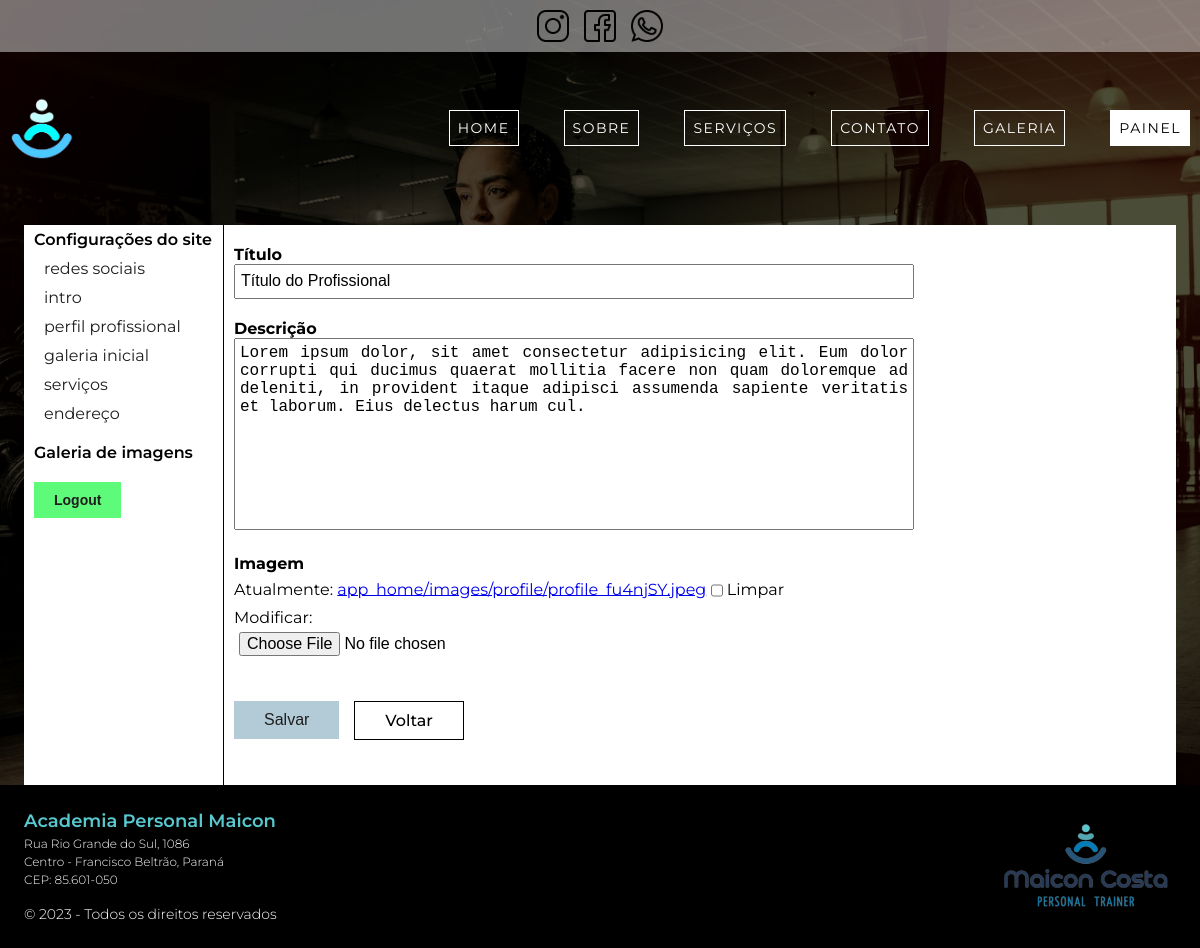
Page /author/dashboard/settings/profile/edit/ (signed in) on the committed database.
### app_home/models.py (models this page shows, shortened)
class Profile(models.Model):
    title = models.CharField(max_length=255,
                             default='',
                             verbose_name='título',
                             )
    description = models.TextField(max_length=500,
                                   default='',
                                   verbose_name='descrição',
                                   )
    image = models.ImageField(upload_to='app_home/images/profile/',
                              blank=True,
                              default='',
                              verbose_name='Imagem',
                              )
    class Meta:
        verbose_name = 'Perfil do Profissional'
        verbose_name_plural = 'Perfil do Profissional'

class Adress(models.Model):
    name = models.CharField(max_length=255,
                            default='',
                            verbose_name='nome do estabelecimento',
                            )
    adress = models.CharField(max_length=255,
                              default='',
                              verbose_name='endereço',
                              )
    city = models.CharField(max_length=255,
                            default='',
                            verbose_name='bairro e cidade',
                            )
    postal = models.CharField(max_length=255,
                              default='',
                              verbose_name='cep',
                              )
    class Meta:
        verbose_name = 'Endereço'
        verbose_name_plural = 'Endereço'

### author/views/profile.py (the view)
@login_required(redirect_field_name='next', login_url='author:login')
def settings_profile(request: HttpRequest):
    profile: Profile = Profile.objects.first()
    form: ModelForm = f.ProfileForm(
        data=request.POST or None,
        files=request.FILES or None,
        instance=profile,
        )
    if form.is_valid():
        form.save()
        messages.success(request, 'Dados salvos com sucesso.')
        return redirect('author:profile')
    return render(request, 'author/partials/_profile.html', context={
        'form': form,
        'button_to_back_action': reverse('author:dashboard'),
    })

### author/forms/form_settings.py
class ProfileForm(ModelForm):
    class Meta:
        model = Profile
        fields = '__all__'

### app_home/context_processor.py (called while the page is built)
def adress(request: HttpRequest):
    adress = Adress.objects.first()
    return {
        'adress': adress
    }

### author/templates/author/partials/_profile.html
{% extends 'author/pages/dashboard.html' %}
{% block settings %}
    {% include 'author/partials/_baseform.html' %}
{% endblock %}

### author/templates/author/partials/_baseform.html (shortened to what this page needs)
<form
    action="{{ form_action }}"
    class="C-form"
    method="POST"
    enctype="multipart/form-data">
    {% for field in form %}
        <div class="C-form__div">
            <label for="{{ field.id_for_label }}" class="C-form__label">
                {{ field.label }}
            </label>
            {{ field }}
            {% if field.name == 'cover' or field.name == 'image' and field.value.url %}
                <div class="">
                </div>
            {% endif %}
        </div>
    {% endfor %}
    <div class="C-buttons center_flex_row">
        <button type="submit" class="C-form__button">salvar</button>
        <a class="C-form__button C-button_to_back" href="{{ button_to_back_action }}">voltar</a>
    </div>
</form>

### base_template/global/partials/_footer.html
{% load static %}
<div class="C-footer__details">
    <a class="C-footer__link" href="{% url 'author:login' %}">
        <p class="C-footer__title">{{ adress.name }}</p>
    </a>
    <p class="C-footer__adress">{{ adress.adress }}</p>
    <p class="C-footer__adress">{{ adress.city }}</p>
    <p class="C-footer__adress">{{ adress.postal }}</p>
    <p class="C-footer__copy"> &copy; 2023 - Todos os direitos reservados</p>
</div>
<div class="C-footer__logo">
    <img src="{% static 'global/images/logo.png' %}" alt="">
</div>

### base_static/global/css/style.css (style rules this page uses)
* { margin: 0; padding: 0; box-sizing: border-box; }
:root { --blue-0: #C5FFFD; --blue-1: #B3CBD7; --blue-2: #59C9D0; --blue-3: #067CB8; --blue-4: #0B7DB2; --blue-4: #26557A; --blue-5: #283958; --blue-5-transparent: #2839589c; --blue-facebook: #1976D2; --orange-1: #ED541C; --orange-1-instagram: #FA851D; --orange-2-instagram: #F55031; --orange-3-instagram: #B43179; --orange-4-instagram: #B52F8C; --light-white: #FBFBFB; --standard-white: #ffffff; --standard-black: #000000; --black-transparent-bg: rgba(0, 0, 0, 0.7); --gray-1: rgb(65, 63, 63); --green-1-whatsapp: #30BF2E; --green-2-whatsapp: #5EFA79; --standard-gray: #1f1d1d; --standard-red: rgba(179, 46, 46, 0.863); --std-white-transparent: rgba(255, 255, 255, 0.288); --std-white-transparent-2: rgba(255, 255, 255, 0.548); --font-montserrat: 'Montserrat', sans-serif; --font-oswald: 'Oswald', sans-serif; }
html, body { font-family: var(--font-montserrat); height: 100%; }
.center_flex_row { display: flex; justify-content: center; align-items: center; }
.C-body { display: grid; grid-template-columns: 1fr; grid-template-rows: auto 1fr auto; grid-template-areas: "header" "main" "footer"; background-color: var(--black-transparent-bg); background-image: url('../images/bg-body-img_m.jpg'); background-position: center top; background-size: cover; background-repeat: no-repeat; background-attachment: fixed; }
.C-form { width: 100%; max-width: 1024px; }
.C-form__div { margin-bottom: 20px; }
.C-form__label { display: block; font-weight: 700; }
.C-form__div { width: 100%; max-width: 680px; }
.C-form__div > input { width: 100%; height: 35px; outline: none; font-size: 16px; padding: 5px; }
.C-form__div > textarea { width: 100%; resize: none; font-size: 16px; padding: 5px; font-weight: normal; text-align: justify; }
.C-form__div > input[type="checkbox"] { text-align: left; vertical-align: middle; width: 12px; }
.C-form__div > label[for="image-clear_id"] { display: inline; }
.C-form__div > div { width: 100%; max-width: 320px; text-align: center; margin: 0 auto; }
.C-form__div > a { max-width: 75vw; line-break: anywhere; }
.C-buttons { justify-content: flex-start; align-items: flex-start; column-gap: 15px; row-gap: 15px; flex-wrap: wrap; margin-bottom: 25px; }
.C-form__button, .C-button_to_back { font-size: 16px; width: auto; padding: 10px 30px; background-color: var(--blue-1); color: var(--standard-gray); font-weight: 300; text-transform: capitalize; outline: none; border: none; cursor: pointer; display: block; }
.C-button_to_back { background-color: transparent; border: 1px solid var(--standard-black); text-decoration: none; font-weight: 500; color: var(--standard-black); padding: 9px 30px; }
.C-footer__link { text-decoration: none; }
.C-footer__title { font-size: 18px; font-weight: 600; color: var(--blue-2); line-height: 1.5; }
.C-footer__adress, .C-footer__copy { color: white; font-size: 12px; font-weight: 300; line-height: 1.5; }
.C-footer__copy { padding-top: 15px; font-size: 14px; }
.C-footer__logo { width: 100%; max-width: 180px; }
.C-footer__logo img { width: 100%; }
@media screen and (min-width: 1024px) { html, body { scroll-behavior: smooth; } }

### rows in the picture
Profile: form "Título do Profissional" "Lorem ipsum dolor, sit amet consectetur adipisicing elit. Eum dolor corrupti qui ducimus quaerat mollitia facere non quam doloremque ad deleniti, in provident itaque adipisci assumenda sapiente veritatis et laborum. Eius delectus harum cul."
Adress: name "Academia Personal Maicon", adress "Rua Rio Grande do Sul, 1086", city "Centro - Francisco Beltrão, Paraná", postal "CEP: 85.601-050"

### other values in the picture
{{ field.label }} "Título" "Descrição" "Imagem"
